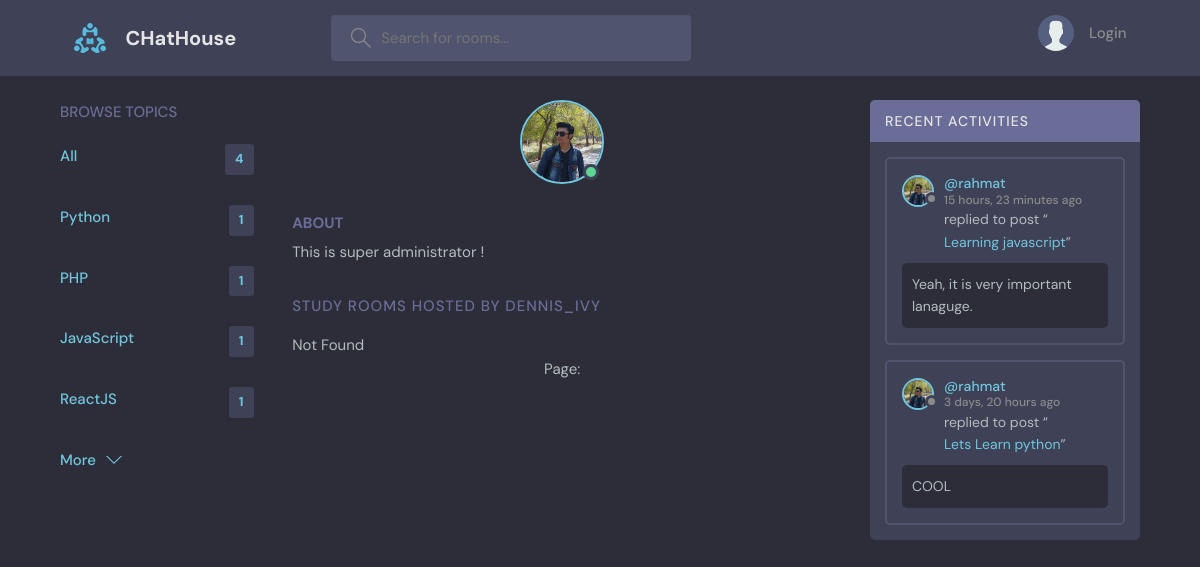
Page /profile/1/ on the committed database.
### base/models.py (models this page shows, shortened)
class Topic(models.Model):
    name = models.CharField(max_length=200)

class User(AbstractUser):
    name = models.CharField(max_length=200, null=True)
    email = models.EmailField(unique=True)
    bio = models.TextField(null=True)
    avatar = models.ImageField(null=True, default='avatar.svg')
    USERNAME_FIELD = 'email'
    REQUIRED_FIELDS = []

class Message(models.Model):
    user = models.ForeignKey(User, on_delete=models.CASCADE)
    room = models.ForeignKey(Room, on_delete=models.CASCADE)
    body = models.TextField()
    updated = models.DateTimeField(auto_now=True)
    created = models.DateTimeField(auto_now_add=True)
    class Meta:
        ordering = ['-updated','-created']
    def __str__(self):
        return self.body[0:50]

class Room(models.Model):
    host = models.ForeignKey(User, on_delete=models.SET_NULL, null=True)
    topic= models.ForeignKey(Topic, on_delete=models.SET_NULL, null=True)
    name = models.CharField(max_length=200)
    description = models.TextField(null=True, blank=True)
    participants = models.ManyToManyField(User, related_name='participants', blank=True)
    updated = models.DateTimeField(auto_now=True)
    created = models.DateTimeField(auto_now_add=True)
    class Meta:
        ordering = ['-updated','-created']
    def __str__(self):
        return self.name

### base/views.py (the view)
# urls.py: path('profile/<str:pk>/', views.userProfile, name='user_profile'),
def userProfile(request, pk):
    user = User.objects.get(id=pk)
    rooms = user.room_set.all()
    room_messages = user.message_set.all()
    topics = Topic.objects.all()
    context={'user':user, 'rooms':rooms ,'room_messages':room_messages,'topics':topics}
    return render(request,'base/profile.html', context)

### templates/base/profile.html (shortened to what this page needs)
{% extends 'main.html' %}
{% block content %}
  <main class="profile-page layout layout--3">
    <div class="container">
      {% include 'base/topics_component.html' %}
      <div class="roomList">
        <div class="profile">
          <div class="profile__avatar">
            <div class="avatar avatar--large active">
              <img src="{{user.avatar.url}}" />
            </div>
          </div>
          <div class="profile__about">
            <h3>About</h3>
            <p>
              {{user.bio}}
            </p>
          </div>
        </div>
        <div class="roomList__header">
          <div>
            <h2>Study Rooms Hosted by dennis_ivy</a>
            </h2>
          </div>
        </div>
        {% include 'base/feed_component.html' %}
      </div>
      {% include 'base/activity_component.html' %}
    </div>
  </main>
  {% endblock content %}

### templates/main.html (shortened to what this page needs)
<!DOCTYPE html>
{% load static %}
<html lang="en">
  <head>
    <link rel="stylesheet" href="{% static 'styles/style.css' %}" />
  </head>
  <body>
    {% include 'navbar.html' %}
    {% block content %}
    {% endblock %}
  </body>
</html>

### templates/navbar.html (shortened to what this page needs)
{% load static %}
<header class="header header--loggedIn">
  <div class="container">
    <a href="{% url 'home' %}" class="header__logo">
      <img src=" {% static 'images/logo.svg' %}" />
      <h1>CHatHouse</h1>
    </a>
    <form class="header__search" method="get" action="{% url 'home' %}">
      <label>
        <input placeholder="Search for rooms..." name="q" />
      </label>
    </form>
    <nav class="header__menu">
      {% if request.user.is_authenticated %}
      <div class="header__user">
        <a href="{% url 'update_user' %}">
          <div class="avatar avatar--medium active">
            <img src="{{request.user.avatar.url}}" />
          </div>
          <p>
            {{request.user.username}} <span>@{{request.user.username}}</span>
          </p>
        </a>
        <button class="dropdown-button">
          <svg
            version="1.1"
            xmlns="http://www.w3.org/2000/svg"
            width="32"
            height="32"
            viewBox="0 0 32 32"
          >
            <title>chevron-down</title>
            <path d="M16 21l-13-13h-3l16 16 16-16h-3l-13 13z"></path>
          </svg>
        </button>
      </div>
      {% else %}
      <a href="{% url 'login' %}">
        <img src="{% static 'images/avatar.svg' %}" />
        <p>Login</p>
      </a>
      {% endif %}
    </nav>
  </div>
</header>

### templates/base/topics_component.html
<div class="topics">
  <div class="topics__header">
    <h2>Browse Topics</h2>
  </div>
  <ul class="topics__list">
    <li>
      <a href="{% url 'home' %}" class="active"
        >All<span>{{topics.count}}</span></a
      >
    </li>
    {% for topic in topics %}
    <li>
      <a href="{% url 'home' %}?q={{topic.name}}" class="active"
        >{{topic.name}} <span>{{topic.room_set.all.count}}</span></a
      >
    </li>
    {% endfor %}
  </ul>
  <a class="btn btn--link" href="{% url 'topics' %}">
    More
    <svg
      version="1.1"
      xmlns="http://www.w3.org/2000/svg"
      width="32"
      height="32"
      viewBox="0 0 32 32"
    >
      <title>chevron-down</title>
      <path d="M16 21l-13-13h-3l16 16 16-16h-3l-13 13z"></path>
    </svg>
  </a>
</div>

### templates/base/feed_component.html (shortened to what this page needs)
{% for room in rooms_page %}
<div class="roomListRoom">
  <div class="roomListRoom__header">
    <a
      href="{% url 'user_profile' room.host.id %}"
      class="roomListRoom__author"
    >
      <div class="avatar avatar--small">
        <img src="{{room.host.avatar.url}}" />
      </div>
      <span>@{{room.host.username}}</span>
    </a>
    <div class="roomListRoom__actions">
      <span>{{room.created|timesince}} ago</span>
    </div>
  </div>
  <div class="roomListRoom__content">
    <a href="{% url 'room' room.id %}">{{room.name}}</a>
    <p>{{room.description}}</p>
  </div>
  <div class="roomListRoom__meta">
    <a href="{% url 'room' room.id%}" class="roomListRoom__joined">
      <svg
        version="1.1"
        xmlns="http://www.w3.org/2000/svg"
        width="32"
        height="32"
        viewBox="0 0 32 32"
      >
        <title>user-group</title>
        <path
          d="M30.539 20.766c-2.69-1.547-5.75-2.427-8.92-2.662 0.649 0.291 1.303 0.575 1.918 0.928 0.715 0.412 1.288 1.005 1.71 1.694 1.507 0.419 2.956 1.003 4.298 1.774 0.281 0.162 0.456 0.487 0.456 0.85v4.65h-4v2h5c0.553 0 1-0.447 1-1v-5.65c0-1.077-0.56-2.067-1.461-2.584z"
        ></path>
        <path
          d="M22.539 20.766c-6.295-3.619-14.783-3.619-21.078 0-0.901 0.519-1.461 1.508-1.461 2.584v5.65c0 0.553 0.447 1 1 1h22c0.553 0 1-0.447 1-1v-5.651c0-1.075-0.56-2.064-1.461-2.583zM22 28h-20v-4.65c0-0.362 0.175-0.688 0.457-0.85 5.691-3.271 13.394-3.271 19.086 0 0.282 0.162 0.457 0.487 0.457 0.849v4.651z"
        ></path>
        <path
          d="M19.502 4.047c0.166-0.017 0.33-0.047 0.498-0.047 2.757 0 5 2.243 5 5s-2.243 5-5 5c-0.168 0-0.332-0.030-0.498-0.047-0.424 0.641-0.944 1.204-1.513 1.716 0.651 0.201 1.323 0.331 2.011 0.331 3.859 0 7-3.141 7-7s-3.141-7-7-7c-0.688 0-1.36 0.131-2.011 0.331 0.57 0.512 1.089 1.075 1.513 1.716z"
        ></path>
        <path
          d="M12 16c3.859 0 7-3.141 7-7s-3.141-7-7-7c-3.859 0-7 3.141-7 7s3.141 7 7 7zM12 4c2.757 0 5 2.243 5 5s-2.243 5-5 5-5-2.243-5-5c0-2.757 2.243-5 5-5z"
        ></path>
      </svg>
      {{room.participants.all.count}} Joined
    </a>
    <p class="roomListRoom__topic">{{room.topic.name}}</p>
  </div>
</div>
{% empty %}
<p>Not Found</p>
{% endfor %}
 <div style="display: flex; justify-content: space-around">
    <p>Page: {{rooms_page.number}}</p>
  </div>

### templates/base/activity_component.html (shortened to what this page needs)
<div class="activities">
  <div class="activities__header">
    <h2>Recent Activities</h2>
  </div>
  {% for message in room_messages %}
  <div class="activities__box">
    <div class="activities__boxHeader roomListRoom__header">
      <a
        href="{% url 'user_profile' message.user.id %}"
        class="roomListRoom__author"
      >
        <div class="avatar avatar--small">
          <img src="{{message.user.avatar.url}}" />
        </div>
        <p>
          @{{message.user.username}}
          <span>{{message.created|timesince}} ago</span>
        </p>
      </a>
    </div>
    <div class="activities__boxContent">
      <p>
        replied to post “<a href="{% url 'room' message.room.id %}"
          >{{message.room}}</a
        >”
      </p>
      <div class="activities__boxRoomContent">{{message}}</div>
    </div>
  </div>
  {% endfor %}
</div>

### rows in the picture
Topic: name "Python", room_set.all.count "1"
Topic: name "PHP", room_set.all.count "1"
Topic: name "JavaScript", room_set.all.count "1"
Topic: name "ReactJS", room_set.all.count "1"
User: avatar (picture), bio "This is super administrator !"
Message: user.avatar (picture), user.username "rahmat", created "15 hours, 23 minutes", room "Learning javascript", body "Yeah, it is very important lanaguge."
Message: user.avatar (picture), user.username "rahmat", created "3 days, 20 hours", room "Lets Learn python", body "COOL"

### other values in the picture
{{ topics.count }} "4"
